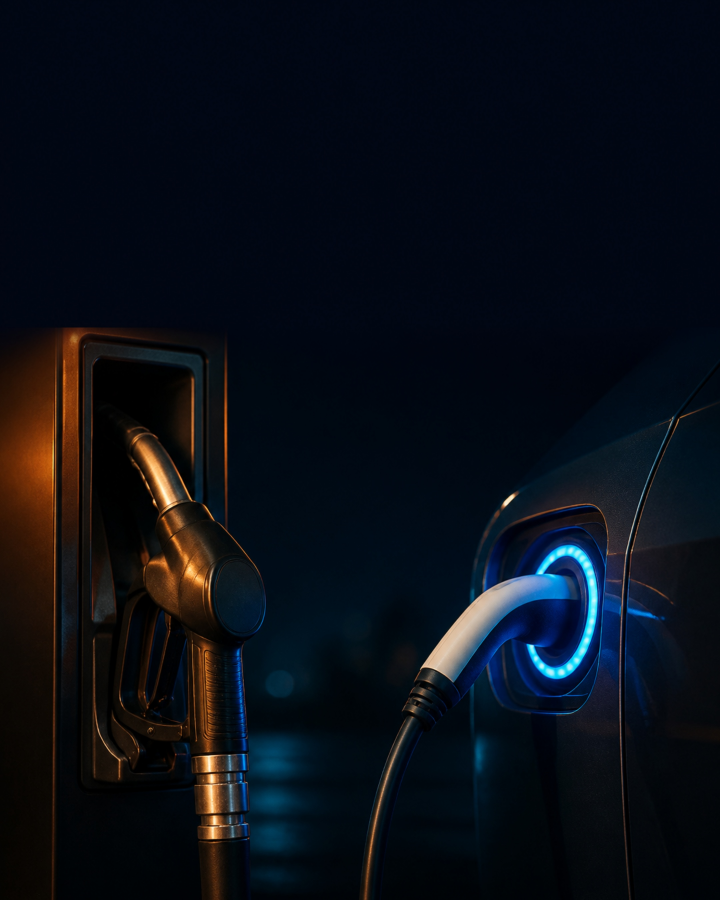
#> input picture marketing/news/fuel-share-cover.jpg, 2160 x 2700 px (shown at 1/3 size)
$ python fuel_share.py fuel-share-cover.jpg fuel-share-data.jpg
#> lines starting #> are read from the running program, lines starting #| are printed output that depends on the picture
### marketing/brand-kit/brand.py
"""CALL & RENT — new visual identity, shared by every ending."""
from PIL import Image, ImageDraw, ImageFont
import numpy as np, os

HERE = os.path.dirname(os.path.abspath(__file__))   # paths resolve inside the kit

W, H = 1080, 1920

# measured from the supplied logo files, pixel for pixel
ORANGE   = (244, 141, 87)     # #F48D57
LOGONAVY = ( 29,  69, 99)     # #1D4563
WHITE    = (255, 255, 255)
SOFT     = (203, 216, 228)

LOGO_WHITE = os.path.join(HERE, 'logo', 'callrent-logo-white.png')
LOGO_NAVY  = os.path.join(HERE, 'logo', 'callrent-logo-navy.png')
AR_BLACK   = 'NotoKufiArabic-Black.ttf'   # squared kufic — matches the wordmark
AR_BOLD    = 'NotoKufiArabic-ExtraBold.ttf'
LT_BOLD    = 'Oxanium-800.ttf'            # closest free match to the wordmark
LT_TEXT    = 'Oxanium-600.ttf'
LT_REG     = 'Oxanium-400.ttf'            # slogan: regular weight, not bold
CT_FONT    = 'Tajawal-Bold.ttf'           # contacts keep the original face
SLOGAN     = 'Drive Your Dreams, Discover Istanbul'

def F(name, size): return ImageFont.truetype(os.path.join(HERE, 'fonts', name), size)

_m = ImageDraw.Draw(Image.new('RGB', (10, 10)))
def w_lt(t, f):
    b = _m.textbbox((0,0), t, font=f, direction='ltr', language='en'); return b[2]-b[0]
def w_ar(t, f):
    b = _m.textbbox((0,0), t, font=f, direction='rtl', language='ar'); return b[2]-b[0]

# [11 lines left out: function navy_field, not called in this run]

def load_logo(width):
    lg = Image.open(LOGO_WHITE).convert('RGBA')
    return lg.resize((width, round(width*lg.height/lg.width)), Image.LANCZOS)

# [4 lines left out: function load_icons, not called in this run]

ROWS = [(('ig','fb'), 'callrenttr'), (('wa','ph'), '+90 555 034 22 00')]

# [7 lines left out: function spaced, not called in this run]

def draw_slogan(d, cy, size=42, track=1.0, fill=ORANGE+(255,)):
    spaced(d, SLOGAN, W//2, cy, F(LT_REG, size), fill, track)

# [9 lines left out: function draw_contacts, not called in this run]

### marketing/news/fuel_share.py
"""«أخبار السيارات»: gasoline-only cars fall below half of global new-car sales (H1 2026).
Dark, data-led carousel, three slides at 2160x2700.

usage: python3 fuel_share.py <brand-kit dir> <out dir>
  1) cover: Canva pump-vs-charger scene (fuel-share-cover.jpg), giant 49% with a half-ring gauge
  2) data: donut of the H1 2026 mix + the 73% -> 49% slide since 2021
  3) ask: open question
Source on every slide (Nikkei Asia, Mobility Global data).
"""
import sys, os, math
HERE = os.path.dirname(os.path.abspath(__file__))
sys.path.insert(0, sys.argv[1])
from PIL import Image, ImageDraw, ImageFilter
import numpy as np
from brand import (ORANGE as O, LOGONAVY as N, WHITE as Wh, SOFT, F, AR_BLACK, AR_BOLD, CT_FONT, LT_BOLD, LT_TEXT,
                   LOGO_WHITE, load_icons, w_ar, w_lt)

K = 2; W, H = 1080*K, 1350*K; M = 64*K; R_ = W - M
DEEP = (8, 24, 41); CARD = (14, 36, 58)
MINT = (96, 196, 160); SKY = (92, 166, 232); GREY = (120, 136, 156)
SOURCE = 'المصدر: نيكاي آسيا · بيانات Mobility Global'
MIX = [('بنزين فقط', 49, O), ('هايبرد', 18, MINT), ('كهربائية بالكامل', 17, SKY), ('أخرى*', 16, GREY)]
def S(v): return round(v*K)
def ar(d, xy, t, f, fill, anchor='rs'): d.text(xy, t, font=f, fill=fill, anchor=anchor, direction='rtl', language='ar')


# [13 lines left out: functions field, photo, not called in this run]


def chrome(cv, n, total):
    d = ImageDraw.Draw(cv)
    lg = Image.open(LOGO_WHITE).convert('RGBA'); lw = S(270)
    cv.alpha_composite(lg.resize((lw, round(lw*lg.height/lg.width)), Image.LANCZOS), (M - S(6), S(46)))
    fb = F(AR_BOLD, S(26)); bh = S(58); by = S(50); label = 'أخبار السيارات'
    bw = w_ar(label, fb) + S(64); bx = R_ - bw
    d.rounded_rectangle((bx, by, R_, by + bh), radius=S(6), fill=O+(255,))
    d.polygon([(bx, by + bh - S(22)), (bx, by + bh), (bx + S(22), by + bh)], fill=N+(255,))
    ar(d, (bx + bw/2, by + bh/2 + S(2)), label, fb, N+(255,), 'mm')
    ar(d, (R_, S(1250)), SOURCE, F(AR_BOLD, S(24)), SOFT+(255,))
    ic = load_icons(S(34)); fc = F(CT_FONT, S(29)); y = S(1292); x = M
    for k in ('ig', 'fb'):
        cv.alpha_composite(ic[k], (x, y - S(17))); x += S(44)
    d.text((x + S(6), y + S(2)), 'callrenttr', font=fc, fill=Wh+(255,), anchor='lm')
    fp = F(LT_TEXT, S(24)); t = f'{n:02d} / {total:02d}'
    d.text((R_, y + S(2)), t, font=fp, fill=SOFT+(255,), anchor='rm')
    if n < total:
        ax = R_ - w_lt(t, fp) - S(22)
        d.polygon([(ax, y - S(9)), (ax - S(14), y + S(1)), (ax, y + S(11))], fill=O+(255,))


def ring(d, cx, cy, r, w, start, end, col):
    d.arc((cx - r, cy - r, cx + r, cy + r), start, end, fill=col, width=w)


def cover(out):
#> called with out = 'fuel-share-data.jpg/fuel-share-1.png'
    cv = Image.open(os.path.join(HERE, 'fuel-share-cover.jpg')).convert('RGBA').resize((W, H), Image.LANCZOS)
    ys = np.arange(H, dtype=np.float32)
    for a in (np.clip(1 - ys/S(760), 0, 1)**1.1*0.86, np.clip((ys - S(1120))/S(200), 0, 1)*0.9):
        lay = Image.new('RGBA', (W, H), DEEP+(0,)); lay.putalpha(Image.fromarray((np.repeat(a[:, None], W, 1)*255).astype(np.uint8)))
        cv.alpha_composite(lay)
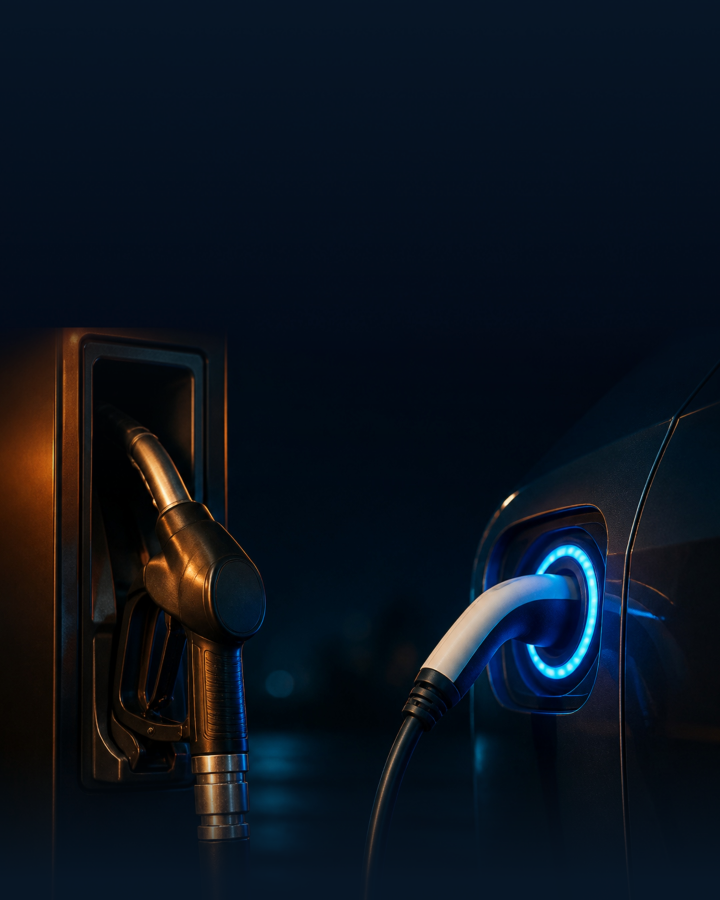
#> cv: PIL image 2160x2700 RGBA (shown at 1/3 size); mean R, G, B, A 11.4, 19.5, 30.2, 255
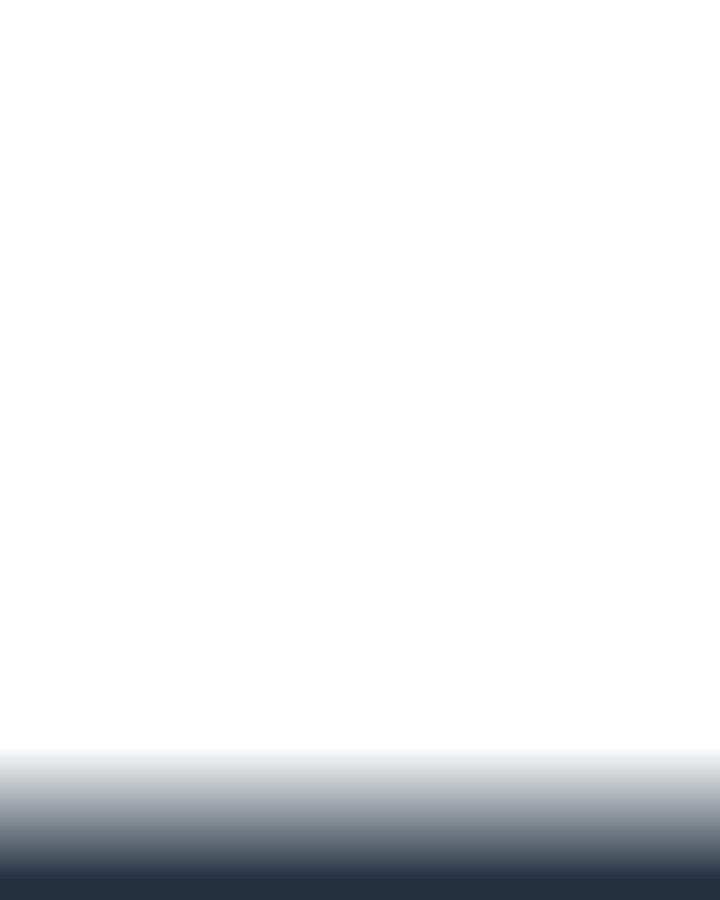
#> lay: PIL image 2160x2700 RGBA (shown at 1/3 size); mean R, G, B, A 8, 24, 41, 22; transparent parts drawn white
    d = ImageDraw.Draw(cv); cx = W/2
    ar(d, (cx, S(222)), 'لأول مرة..', F(AR_BLACK, S(54)), O+(255,), 'ms')
    ar(d, (cx, S(306)), 'سيارات البنزين أقل من', F(AR_BLACK, S(66)), Wh+(255,), 'ms')
    ar(d, (cx, S(386)), 'نصف المبيعات عالمياً', F(AR_BLACK, S(66)), Wh+(255,), 'ms')
    # half-ring gauge: 49 of 100, with a white tick at the 50% mark
    gcy = S(760); gr = S(250); gw = S(36)
    tr = Image.new('RGBA', (W, H), (0, 0, 0, 0)); ring(ImageDraw.Draw(tr), cx, gcy, gr, gw, 180, 360, (255, 255, 255, 60))
#> after `tr = Image.new('RGBA', (W, H), (0, 0, 0, 0))`: tr: PIL image 2160x2700 RGBA; every value is 0
    cv.alpha_composite(tr); d = ImageDraw.Draw(cv)
#> after `cv.alpha_composite(tr)`:
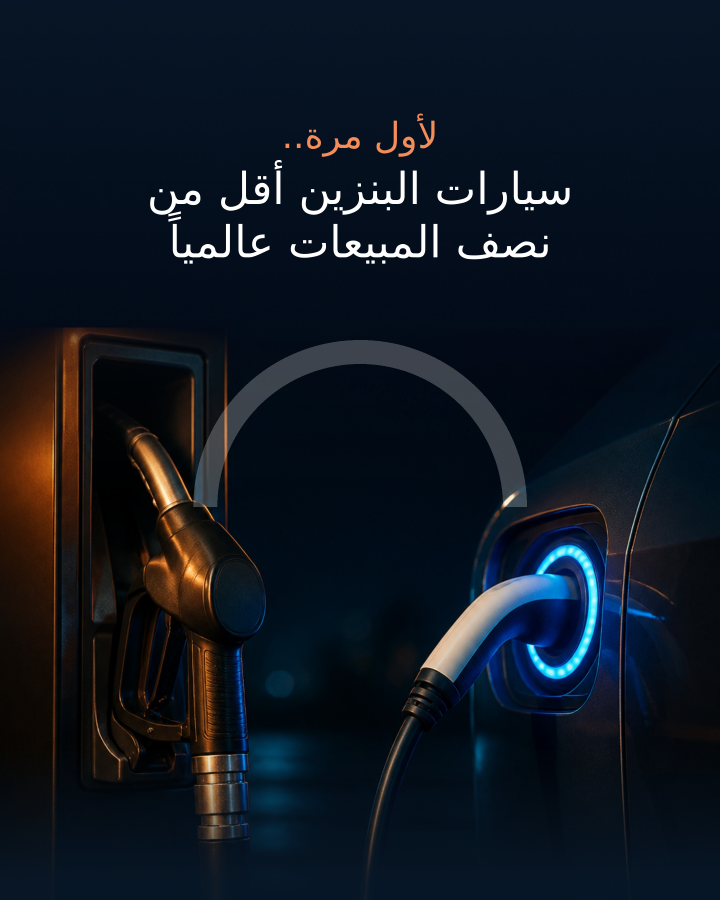
#> cv: PIL image 2160x2700 RGBA (shown at 1/3 size); mean R, G, B, A 15, 22.9, 33.3, 255
    ring(d, cx, gcy, gr, gw, 180, 180 + 180*0.49, O+(255,))
    tx = cx; d.line([(tx, gcy - gr - S(30)), (tx, gcy - gr + S(30))], fill=Wh+(255,), width=S(4))
    d.text((tx + S(16), gcy - gr - S(18)), '50%', font=F(LT_TEXT, S(24)), fill=SOFT+(255,), anchor='ls')
    d.text((cx, gcy - S(10)), '49%', font=F(LT_BOLD, S(150)), fill=Wh+(255,), anchor='ms')
    ar(d, (cx, gcy + S(52)), 'حصة سيارات البنزين فقط · النصف الأول 2026', F(AR_BOLD, S(28)), SOFT+(255,), 'ms')
    chrome(cv, 1, 3)
#> in chrome, `d = ImageDraw.Draw(cv)`:
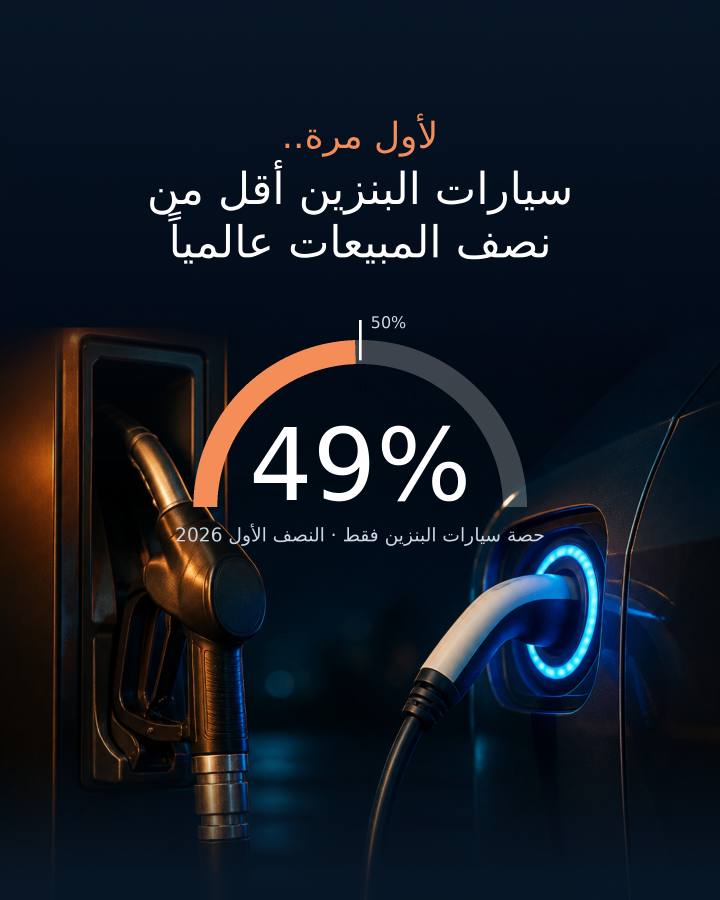
#> cv: PIL image 2160x2700 RGBA (shown at 1/3 size); mean R, G, B, A 19, 25.9, 35.6, 255
    cv.convert('RGB').save(out, optimize=True); print(out, cv.size)


# [59 lines left out: functions data, ask, not called in this run]


if __name__ == '__main__':
    os.makedirs(sys.argv[2], exist_ok=True)
#> (the run stopped early here; a loop or call above may not have finished)
